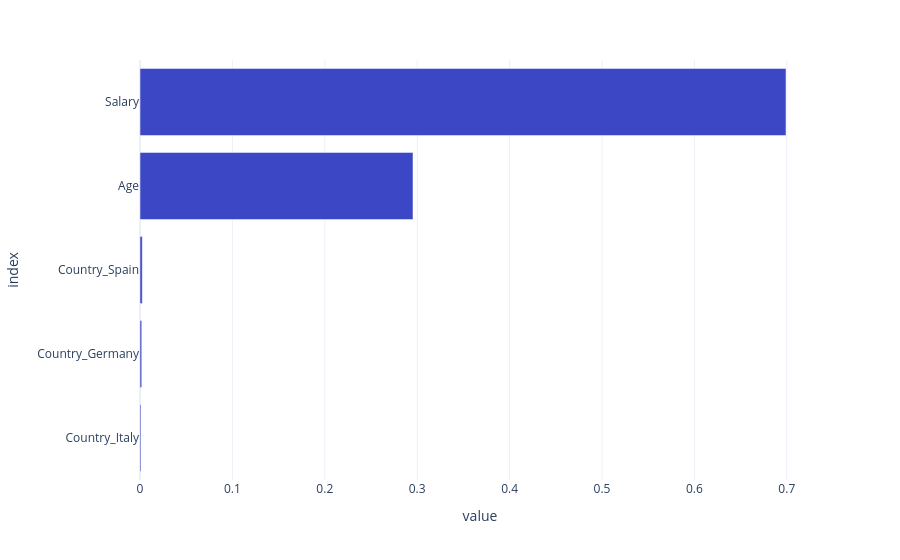

The notebook cell saved with this chart:
### Code cell
# Plot coefficients
fig = px.bar(feature_importance, orientation = 'h')
fig.update_layout(showlegend = False, 
                  margin = {'l': 120} # to avoid cropping of column names
                 )
fig.show()

### Figure 1 — Plotly figure (JSON) as saved in the notebook; plotly's stock layout.template omitted (floating-point values rounded to 4 significant figures)
{"data": [{"hovertemplate": "variable=feature_importances<br>value=%{x}<br>index=%{y}<extra></extra>", "legendgroup": "feature_importances", "marker": {"color": "#3B47C4", "pattern": {"shape": ""}}, "name": "feature_importances", "orientation": "h", "showlegend": true, "textposition": "auto", "type": "bar", "x": [0.001071, 0.001867, 0.002494, 0.2954, 0.6991], "xaxis": "x", "y": ["Country_Italy", "Country_Germany", "Country_Spain", "Age", "Salary"], "yaxis": "y"}], "layout": {"barmode": "relative", "legend": {"title": {"text": "variable"}, "tracegroupgap": 0}, "margin": {"l": 120, "t": 60}, "showlegend": false, "xaxis": {"anchor": "y", "domain": [0.0, 1.0], "title": {"text": "value"}}, "yaxis": {"anchor": "x", "domain": [0.0, 1.0], "title": {"text": "index"}}}}
